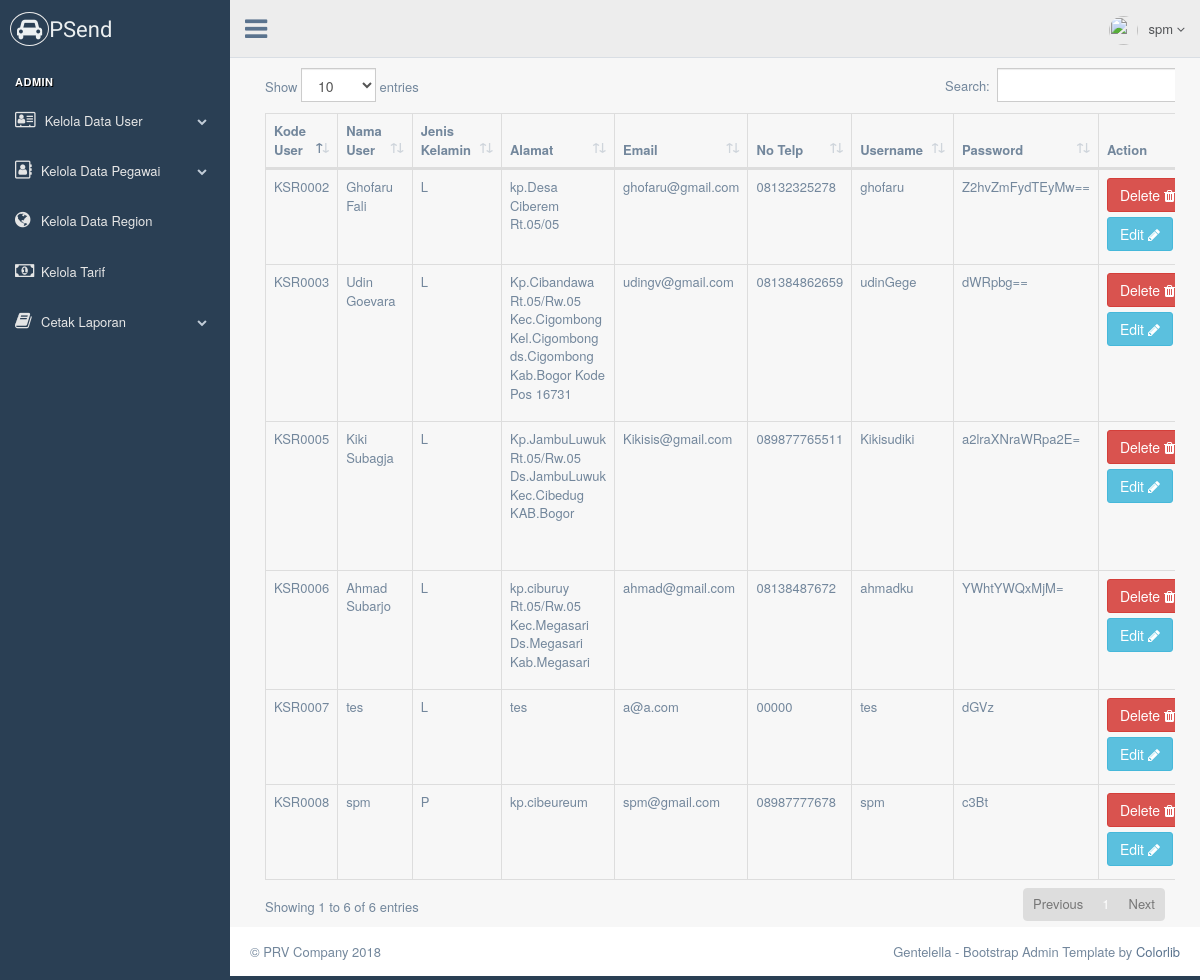
/dashboard.php?menus=lihat_user (signed in), run on the app's committed database.
### tables this page shows
CREATE TABLE `tbl_user` (
  `kd_user` varchar(10) NOT NULL,
  `nama_user` varchar(50) NOT NULL,
  `jenis_kelamin` varchar(1) NOT NULL,
  `alamat` text NOT NULL,
  `email` varchar(50) NOT NULL,
  `no_telp` varchar(12) NOT NULL,
  `username` varchar(50) NOT NULL,
  `password` varchar(50) NOT NULL,
  `level` enum('Admin','User','','') NOT NULL,
  `tgl_daftar` timestamp NOT NULL DEFAULT CURRENT_TIMESTAMP
);

### library/controller.php (called while the page is built, shortened)
<?php
$server = "localhost";
$user = "root";
$pass = "";
$DB = "db_pengirimanbarang";
$con = mysqli_connect($server,$user,$pass,$DB) or die("Failed Connection!");
class oop
{
    public function data_table($table){
		global $con;
		$sql = "SELECT * FROM $table";
		$query = mysqli_query($con,$sql);
		$data = [];
		while ($tampung = mysqli_fetch_assoc($query)) {
			$data[] = $tampung;
		}
		return $data;
	}
         public function select_data($table,$where,$whereValues){
            global $con;
            $sql = "SELECT * FROM $table WHERE $where = '$whereValues'";
            $query = mysqli_query($con,$sql);
            $data = mysqli_fetch_assoc($query);
            return $data;
        }
}
 ?>

### lihat_user.php (the view, shortened to what this page needs)
<?php
$datas = $statement->data_table("tbl_user");
 ?>
<form action="" method="post">
<div class="col-md-12">
  <div class="row">
<table class="table table-bordered" id="example" style="width:100%">
	<thead>
		<th>Kode User</th>
		<th>Nama User</th>
		<th>Jenis Kelamin</th>
		<th>Alamat</th>
		<th>Email</th>
		<th>No Telp</th>
		<th>Username</th>
		<th>Password</th>
		<th>Action</th>
	</thead>
	<tbody>
		<?php
     foreach ($datas as $field): ?>
      <?php if ($field['kd_user'] != "KSR0001"): ?>
		<tr>
			<td><?= $field['kd_user'] ?></td>
			<td><?= $field['nama_user'] ?></td>
			<td><?= $field['jenis_kelamin'] ?></td>
			<td><?= $field['alamat'] ?></td>
			<td><?= $field['email'] ?></td>
			<td><?= $field['no_telp'] ?></td>
			<td><?= $field['username'] ?></td>
			<td><?= $field['password'] ?></td>
			<td>
					<a href="?menus=lihat_user&delete&id=<?= $field['kd_user'] ?>" class="btn btn-danger" onclick="return confirm('Apa anda yakin ?')">Delete <span class="fa fa-trash"></span></a>
					<a href="#addPage<?= $field['kd_user'] ?>" data-toggle="modal" class="btn btn-info">Edit <span class="fa fa-pencil"></span></a>
			</td>
		</tr>
   <?php endif ?>
	<?php endforeach ?>
	</tbody>
</table>
</div>
</div>
</form>

### dashboard.php (shortened to what this page needs)
<?php
include "library/controller.php";
$statement = new oop();
$auth = $statement->select_data("tbl_user","username",$_SESSION['username']);
 ?>
<!DOCTYPE html>
<html lang="en">
  <head>
   <link rel="stylesheet" href="css/bootstrap.min.css">
   <link rel="stylesheet" href="fa/css/font-awesome.css">
   <link href="css/custom.min.css" rel="stylesheet">
   <link rel="stylesheet" href="css/dataTables.bootstrap4.min.css">
  </head>
  <body class="nav-md">
    <div class="container body">
      <div class="main_container">
        <div class="col-md-3 left_col">
          <div class="left_col scroll-view">
            <div class="navbar nav_title" style="border: 0;">
              <a href="?content.php" class="site_title" style="font-family: 'Patua One', cursive;"><i class="fa fa-car"></i><span>PSend</span></a>
            </div>
            <br />
            <div id="sidebar-menu" class="main_menu_side hidden-print main_menu">
              <div class="menu_section">
                <h3>Admin</h3>
                <ul class="nav side-menu">
                  <li><a><i class="fa fa-address-card-o"></i> Kelola Data User <span class="fa fa-chevron-down"></span></a>
                  </li>
                  <li><a><i class="fa fa-address-book-o"></i>Kelola Data Pegawai <span class="fa fa-chevron-down"></span></a>
                  </li>
                  <li><a href="?menus=kelola_region"><i class="fa fa-globe"></i>Kelola Data Region</a></li>
                  <li><a href="?menus=kelola_tarif"><i class="fa fa-money"></i>Kelola Tarif</a></li>
                  <li><a><i class="fa fa-book"></i>Cetak Laporan <span class="fa fa-chevron-down"></span></a>
                  </li>
              </div>
            </div>
            <div class="sidebar-footer hidden-small">
            </div>
          </div>
        </div>
        <div class="top_nav">
          <div class="nav_menu">
            <nav>
              <div class="nav toggle">
                <a id="menu_toggle"><i class="fa fa-bars"></i></a>
              </div>
              <ul class="nav navbar-nav navbar-right">
                <li class="">
                  <a href="javascript:;" class="user-profile dropdown-toggle" data-toggle="dropdown" aria-expanded="false">
                    <img src="images/img.jpg" alt=""><?= $auth['nama_user'] ?>
                    <span class=" fa fa-angle-down"></span>
                  </a>
                </li>
              </ul>
            </nav>
          </div>
        </div>
        <div class="right_col" role="main">
            <?php
              @$menus = $_GET['menus'];
              switch ($menus) {
                case 'lihat_user':
                include "lihat_user.php";
                break;
              }
             ?>
        </div>
        <footer>
          <div class="pull-left">
            &copy; PRV Company 2018
          </div>
          <div class="pull-right">
            Gentelella - Bootstrap Admin Template by <a href="https://colorlib.com">Colorlib</a>
          </div>
          <div class="clearfix"></div>
        </footer>
      </div>
    </div>
  </body>
</html>

### data on the page
tbl_user: nama_user "spm", kd_user "KSR0008", jenis_kelamin "P", alamat "kp.cibeureum", email "spm@gmail.com", no_telp "08987777678", username "spm", password "c3Bt"
tbl_user: kd_user "KSR0002", nama_user "Ghofaru Fali", jenis_kelamin "L", alamat "kp.Desa Ciberem Rt.05/05", email "ghofaru@gmail.com", no_telp "08132325278", username "ghofaru", password "Z2hvZmFydTEyMw=="
tbl_user: kd_user "KSR0003", nama_user "Udin Goevara", jenis_kelamin "L", alamat "Kp.Cibandawa Rt.05/Rw.05 Kec.Cigombong Kel.Cigombong ds.Cigombong Kab.Bogor Kode Pos 16731", email "udingv@gmail.com", no_telp "081384862659", username "udinGege", password "dWRpbg=="
tbl_user: kd_user "KSR0005", nama_user "Kiki Subagja", jenis_kelamin "L", alamat "Kp.JambuLuwuk Rt.05/Rw.05 Ds.JambuLuwuk Kec.Cibedug KAB.Bogor", email "Kikisis@gmail.com", no_telp "089877765511", username "Kikisudiki", password "a2lraXNraWRpa2E="
tbl_user: kd_user "KSR0006", nama_user "Ahmad Subarjo", jenis_kelamin "L", alamat "kp.ciburuy Rt.05/Rw.05 Kec.Megasari Ds.Megasari Kab.Megasari", email "ahmad@gmail.com", no_telp "08138487672", username "ahmadku", password "YWhtYWQxMjM="
tbl_user: kd_user "KSR0007", nama_user "tes", jenis_kelamin "L", alamat "tes", email "a@a.com", no_telp "00000", username "tes", password "dGVz"
